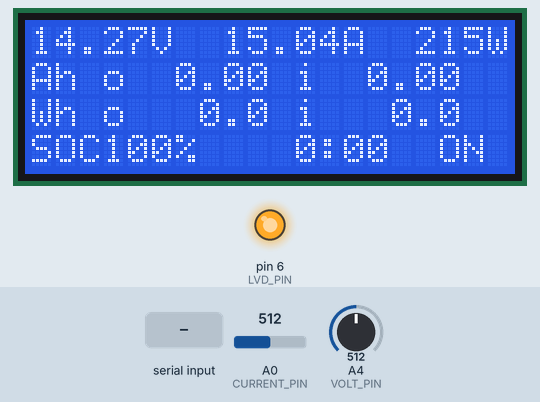
Recording of a sketch running on a simulated Arduino Uno, built with avr-gcc and run on an emulated ATmega328P. Parts: 20×4 character LCD, output pins drawn as LEDs (lit = HIGH). The inputs (shaded band) are chosen by the test bench; at power-on: A0 (CURRENT_PIN) = 512, A4 (VOLT_PIN) = 512. EEPROM starts erased; what the sketch prints to the serial monitor is not drawn.

Above: at 0.6 s.
1.3 s: "z90\n" received over Serial
At 2.7 s:
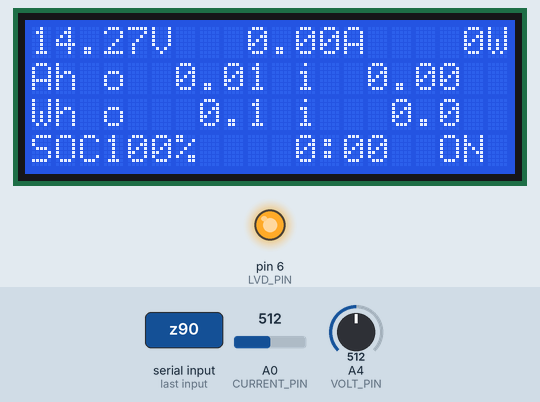
3.0 s: A0 (CURRENT_PIN) set to 306
At 4.4 s:
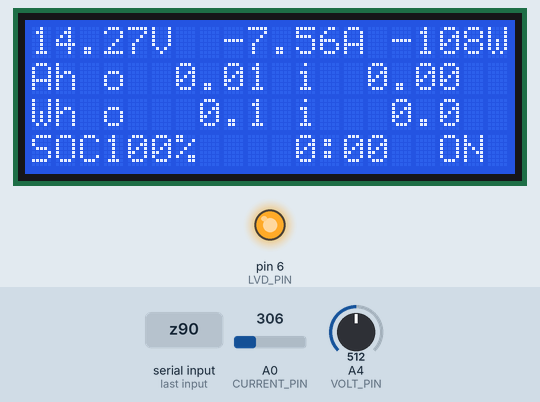
6.0 s: A4 (VOLT_PIN) set to 716
At 6.7 s:
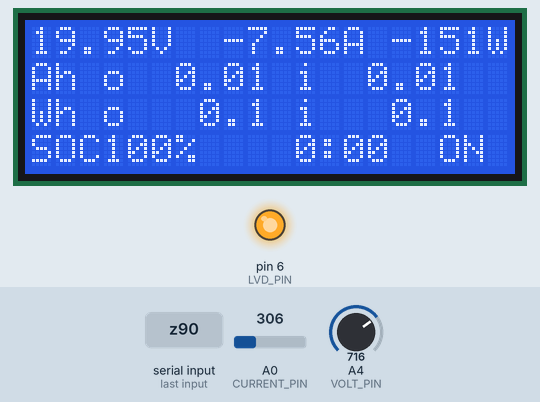
9.0 s: "R\n" received over Serial
At 10.3 s:
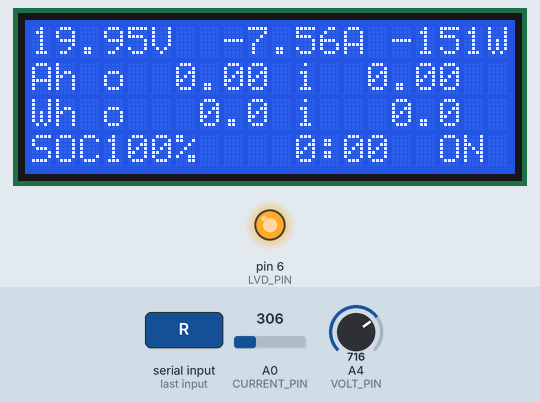
12.0 s: A0 (CURRENT_PIN) set to 122
At 13.4 s:
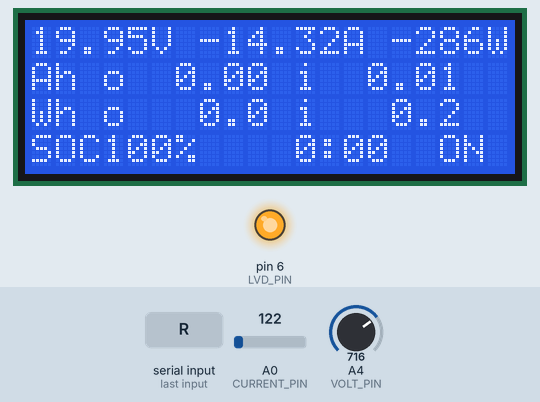
14.1 s: A4 (VOLT_PIN) set to 900
At 15.9 s:
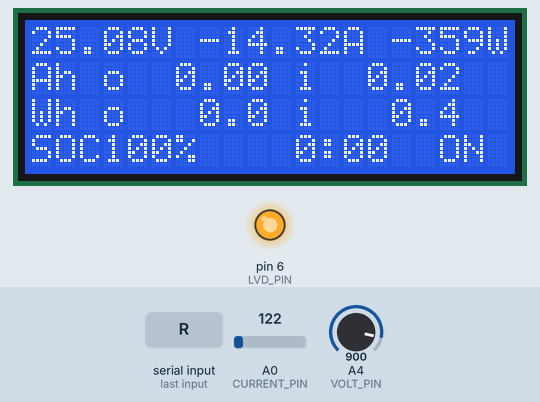
Timing chart, 0 to 17.4 s (numbered marks = the images above; inputs shaded):
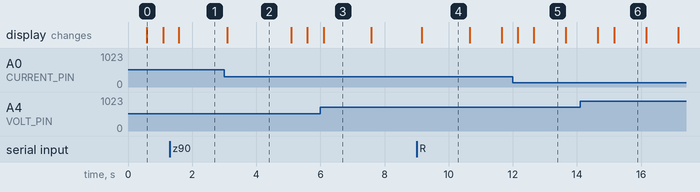

Measured:
- after the input at 1.3 s, the display: changes after 0.29 s (image 1)
- after the input at 3.0 s, the display: changes after 0.10 s (image 2)
- after the input at 6.0 s, the display: changes after 0.10 s (image 3)
- after the input at 12.0 s, the display: first changes after 0.16 s (image 5 shows a later state)
- what the display in image 0 shows lasts 0.5 s, from 0.6 s to 1.1 s
- what the display in image 2 shows lasts 2.0 s, from 3.1 s to 5.1 s
- what the display in image 4 shows lasts 1.5 s, from 9.2 s to 10.7 s

The sketch:

AhMeter.ino
```cpp
/*
  AhMeter - DIY Volt / Amp / Watt / Amp-hour / Watt-hour meter
  Steve Spence, KK4HFJ  -  2012 original, 2026 rewrite

  Hardware: Arduino Uno/Nano (ATmega328P), Allegro ACS71x Hall current
  sensor on A0, resistor divider on A4, HD44780 20x4 LCD in 4-bit mode.
  All hardware settings live in config.h.

  What changed vs. the 2012 sketch (see docs/CHANGES-FROM-2012.md):
   - Ah and Wh are integrated every sample with the measured dt
     (the old code multiplied an average by total time, and used present
     voltage x total Ah for Wh).
   - 64-bit integer accumulators: no overflow, no float drift.
   - Supply voltage is measured with the internal bandgap, so the voltage
     reading no longer assumes Vcc = exactly 5.000 V.
   - Bidirectional sensors supported: separate charge-in / discharge-out
     totals and a state-of-charge gauge.
   - Zero and voltage calibration from the serial port, stored in EEPROM.
   - Optional low voltage disconnect output with hysteresis.
   - Totals saved to EEPROM periodically to survive brownouts.
   - Non-blocking loop, millis() rollover safe, CSV output for logging.

  Serial commands (115200, newline terminated):
    ?          help
    z          zero the current sensor (run with NO current flowing)
    v 12.84    calibrate voltage to a reading from a trusted meter
    r          reset Ah/Wh totals and run time
    s          save totals to EEPROM now
    c          toggle CSV / human readable output
*/

#include <LiquidCrystal.h>
#include <EEPROM.h>
#include "config.h"
#include "energy.h"

using namespace ahm;

LiquidCrystal lcd(LCD_PINS);

// ---------------------------------------------------------------------------
// Persistent settings
// ---------------------------------------------------------------------------
static const uint16_t SETTINGS_MAGIC = 0xA4E1;
static const uint16_t TOTALS_MAGIC   = 0xA4E2;
static const int SETTINGS_ADDR = 0;
static const int TOTALS_ADDR   = 32;

struct Settings {
  uint16_t magic;
  int32_t  zeroSum;   // oversampled ADC sum at 0 A
  float    vScale;    // voltage calibration factor
  uint8_t  csv;       // 1 = CSV serial output
};

struct SavedTotals {
  uint16_t magic;
  Totals   t;
};

Settings cfg;
Totals totals;
#if LVD_PIN >= 0
Lvd lvd(LVD_OFF_V, LVD_ON_V, LVD_DELAY_MS);
#endif

const float DIVIDER_RATIO = (DIVIDER_R1_OHMS + DIVIDER_R2_OHMS) / DIVIDER_R2_OHMS;

// Latest readings
float volts = 0, amps = 0, watts = 0, vccMv = 5000;

// ---------------------------------------------------------------------------
// ADC helpers
// ---------------------------------------------------------------------------
int32_t readOversampled(uint8_t pin) {
  analogRead(pin);                       // discard first read after mux change
  int32_t sum = 0;
  for (uint8_t i = 0; i < OVERSAMPLE; i++) sum += analogRead(pin);
  return sum;
}

// Measure Vcc against the internal 1.1 V bandgap (ATmega328P / 168 / 32U4).
float readVccMv() {
#if defined(__AVR_ATmega328P__) || defined(__AVR_ATmega168__) || defined(__AVR_ATmega32U4__)
  #if defined(__AVR_ATmega32U4__)
  ADMUX = _BV(REFS0) | _BV(MUX4) | _BV(MUX3) | _BV(MUX2) | _BV(MUX1);
  #else
  ADMUX = _BV(REFS0) | _BV(MUX3) | _BV(MUX2) | _BV(MUX1);
  #endif
  delay(2);                              // let the bandgap settle
  uint32_t sum = 0;
  for (uint8_t i = 0; i < 9; i++) {
    ADCSRA |= _BV(ADSC);
    while (bit_is_set(ADCSRA, ADSC)) {}
    if (i) sum += ADC;                   // drop the first conversion
  }
  if (sum == 0) return 5000.0f;
  return BANDGAP_MV * 1024.0f * 8.0f / (float)sum;
#else
  return 5000.0f;                        // other MCUs: assume nominal
#endif
}

// ---------------------------------------------------------------------------
// EEPROM
// ---------------------------------------------------------------------------
void loadSettings() {
  EEPROM.get(SETTINGS_ADDR, cfg);
  if (cfg.magic != SETTINGS_MAGIC || !(cfg.vScale > 0.5f && cfg.vScale < 2.0f)) {
    cfg.magic   = SETTINGS_MAGIC;
    cfg.zeroSum = (int32_t)((SENSOR_ZERO_MV / 5000.0f) * 1024.0f * OVERSAMPLE + 0.5f);
    cfg.vScale  = 1.0f;
    cfg.csv     = 0;
  }
}
void saveSettings() { EEPROM.put(SETTINGS_ADDR, cfg); }   // put() only writes changed bytes

void loadTotals() {
  SavedTotals s;
  EEPROM.get(TOTALS_ADDR, s);
  if (s.magic == TOTALS_MAGIC) totals = s.t; else totals.reset();
}
void saveTotals() {
  SavedTotals s;
  s.magic = TOTALS_MAGIC;
  s.t = totals;
  EEPROM.put(TOTALS_ADDR, s);
}

// ---------------------------------------------------------------------------
// Measurement
// ---------------------------------------------------------------------------
void sample(uint32_t dtMs) {
  int32_t iSum = readOversampled(CURRENT_PIN);
  int32_t vSum = readOversampled(VOLT_PIN);

  amps = countsToAmps(iSum, cfg.zeroSum, OVERSAMPLE, SENSOR_MV_PER_AMP);
  if (SENSOR_INVERT) amps = -amps;
  if (fabs(amps) < CURRENT_DEADBAND_A) amps = 0;

  volts = countsToVolts(vSum, OVERSAMPLE, vccMv, DIVIDER_RATIO, cfg.vScale);
  watts = volts * amps;

  totals.add(volts, amps, dtMs);

#if LVD_PIN >= 0
  bool on = lvd.update(volts, dtMs);
  digitalWrite(LVD_PIN, (on == (bool)LVD_ACTIVE_HIGH) ? HIGH : LOW);
#endif
}

// ---------------------------------------------------------------------------
// Output
// ---------------------------------------------------------------------------
float soc() {
  return stateOfChargePct(totals, BATTERY_CAPACITY_AH, BATTERY_START_SOC, CHARGE_EFFICIENCY);
}

bool lvdOn() {
#if LVD_PIN >= 0
  return lvd.loadOn;
#else
  return true;
#endif
}

// Write a full LCD row, padded with spaces so shorter numbers don't leave
// stale digits behind (a bug in the 2012 sketch).
void lcdRow(uint8_t row, const char* text) {
  char buf[LCD_COLS + 1];
  uint8_t i = 0;
  for (; i < LCD_COLS && text[i]; i++) buf[i] = text[i];
  for (; i < LCD_COLS; i++) buf[i] = ' ';
  buf[LCD_COLS] = 0;
  lcd.setCursor(0, row);
  lcd.print(buf);
}

void updateLcd() {
  char line[32], a[10], b[10], c[10];

  dtostrf(volts, 5, 2, a);
  dtostrf(amps, 6, 2, b);
  snprintf(line, sizeof line, "%sV %sA%5dW", a, b, (int)lround(watts));
  lcdRow(0, line);

  dtostrf(totals.ahOut(), 6, 2, a);
  dtostrf(totals.ahIn(), 6, 2, b);
  snprintf(line, sizeof line, "Ah o%s i%s", a, b);
  lcdRow(1, line);

  dtostrf(totals.whOut(), 6, 1, a);
  dtostrf(totals.whIn(), 6, 1, b);
  snprintf(line, sizeof line, "Wh o%s i%s", a, b);
  lcdRow(2, line);

  uint32_t h = totals.seconds / 3600UL;
  uint8_t m = (totals.seconds / 60UL) % 60;
  float s = soc();
  if (s >= 0) snprintf(c, sizeof c, "%3d%%", (int)lround(s)); else strcpy(c, "  --");
  snprintf(line, sizeof line, "SOC%s %4lu:%02u %s", c, (unsigned long)h, m, lvdOn() ? " ON" : "OFF");
  lcdRow(3, line);
}

void printSerial() {
  if (cfg.csv) {
    // ms,volts,amps,watts,ah_out,ah_in,wh_out,wh_in,soc,load_on,vcc_mv
    Serial.print(millis());            Serial.print(',');
    Serial.print(volts, 3);            Serial.print(',');
    Serial.print(amps, 3);             Serial.print(',');
    Serial.print(watts, 2);            Serial.print(',');
    Serial.print(totals.ahOut(), 4);   Serial.print(',');
    Serial.print(totals.ahIn(), 4);    Serial.print(',');
    Serial.print(totals.whOut(), 3);   Serial.print(',');
    Serial.print(totals.whIn(), 3);    Serial.print(',');
    Serial.print(soc(), 1);            Serial.print(',');
    Serial.print(lvdOn() ? 1 : 0);     Serial.print(',');
    Serial.println(vccMv, 0);
  } else {
    Serial.print(F("V="));      Serial.print(volts, 2);
    Serial.print(F("  A="));    Serial.print(amps, 2);
    Serial.print(F("  W="));    Serial.print(watts, 1);
    Serial.print(F("  Ah out/in/net="));
    Serial.print(totals.ahOut(), 3); Serial.print('/');
    Serial.print(totals.ahIn(), 3);  Serial.print('/');
    Serial.print(totals.ahNet(), 3);
    Serial.print(F("  Wh out/in="));
    Serial.print(totals.whOut(), 2); Serial.print('/');
    Serial.print(totals.whIn(), 2);
    Serial.print(F("  h="));    Serial.print(totals.seconds / 3600.0f, 3);
    Serial.print(F("  SOC="));  Serial.print(soc(), 1);
    Serial.print(F("%  load=")); Serial.print(lvdOn() ? F("ON") : F("OFF"));
    Serial.print(F("  Vcc="));  Serial.println(vccMv, 0);
  }
}

void printCsvHeader() {
  Serial.println(F("ms,volts,amps,watts,ah_out,ah_in,wh_out,wh_in,soc,load_on,vcc_mv"));
}

// ---------------------------------------------------------------------------
// Serial commands
// ---------------------------------------------------------------------------
void help() {
  Serial.println(F("Commands: ?=help  z=zero current (no load!)  v <volts>=calibrate"));
  Serial.println(F("          r=reset totals  s=save totals  c=toggle CSV"));
}

void handleCommand(char* cmd) {
  while (*cmd == ' ') cmd++;
  switch (cmd[0]) {
    case '?': help(); break;

    case 'z': case 'Z': {
      int32_t sum = 0;
      for (uint8_t i = 0; i < 32; i++) { sum += readOversampled(CURRENT_PIN); delay(5); }
      cfg.zeroSum = (sum + 16) / 32;
      saveSettings();
      Serial.print(F("Zero set: ")); Serial.print(cfg.zeroSum / (float)OVERSAMPLE, 2);
      Serial.println(F(" counts"));
      break;
    }

    case 'v': case 'V': {
      float actual = atof(cmd + 1);
      if (actual <= 0) { Serial.println(F("Usage: v 12.84")); break; }
      int32_t vSum = readOversampled(VOLT_PIN);
      float raw = countsToVolts(vSum, OVERSAMPLE, vccMv, DIVIDER_RATIO, 1.0f);
      if (raw < 0.5f) { Serial.println(F("Voltage too low to calibrate")); break; }
      float scale = actual / raw;
      if (scale < 0.5f || scale > 2.0f) { Serial.println(F("Out of range - check divider")); break; }
      cfg.vScale = scale;
      saveSettings();
      Serial.print(F("Voltage scale = ")); Serial.println(cfg.vScale, 5);
      break;
    }

    case 'r': case 'R':
      totals.reset();
      saveTotals();
      Serial.println(F("Totals reset"));
      break;

    case 's': case 'S':
      saveTotals();
      Serial.println(F("Totals saved"));
      break;

    case 'c': case 'C':
      cfg.csv = !cfg.csv;
      saveSettings();
      if (cfg.csv) printCsvHeader();
      break;

    default:
      if (cmd[0]) help();
  }
}

void pollSerial() {
  static char buf[24];
  static uint8_t len = 0;
  while (Serial.available()) {
    char ch = Serial.read();
    if (ch == '\n' || ch == '\r') {
      if (len) { buf[len] = 0; handleCommand(buf); len = 0; }
    } else if (len < sizeof(buf) - 1) {
      buf[len++] = ch;
    }
  }
}

// ---------------------------------------------------------------------------
// Setup / loop
// ---------------------------------------------------------------------------
uint32_t lastSample, lastDisplay, lastSerial, lastVcc, lastPersist;

void setup() {
  Serial.begin(SERIAL_BAUD);
  lcd.begin(LCD_COLS, LCD_ROWS);
  lcdRow(0, "AhMeter  KK4HFJ");
  lcdRow(1, "starting...");

#if LVD_PIN >= 0
  pinMode(LVD_PIN, OUTPUT);
  digitalWrite(LVD_PIN, LVD_ACTIVE_HIGH ? HIGH : LOW);   // load on at boot
#endif

  loadSettings();
  loadTotals();
  vccMv = readVccMv();

  help();
  if (cfg.csv) printCsvHeader();

  lastSample = lastDisplay = lastSerial = lastVcc = lastPersist = millis();
}

void loop() {
  const uint32_t now = millis();   // unsigned subtraction below is rollover safe

  pollSerial();

  if (now - lastVcc >= 1000UL) {
    lastVcc = now;
    vccMv = readVccMv();
  }

  if (now - lastSample >= SAMPLE_INTERVAL_MS) {
    const uint32_t dt = now - lastSample;   // real elapsed time, not assumed
    lastSample = now;
    sample(dt);
  }

  if (now - lastDisplay >= DISPLAY_INTERVAL_MS) {
    lastDisplay = now;
    updateLcd();
  }

  if (now - lastSerial >= SERIAL_INTERVAL_MS) {
    lastSerial = now;
    printSerial();
  }

#if PERSIST_TOTALS_MIN > 0
  if (now - lastPersist >= PERSIST_TOTALS_MIN * 60000UL) {
    lastPersist = now;
    saveTotals();
  }
#endif
}
```

energy.h
```cpp
// energy.h - hardware-independent math for the Ah/Wh meter.
// No Arduino headers here on purpose: this file is compiled on the host
// by test/test_energy.cpp so the integration math can be unit tested.
#pragma once
#include <stdint.h>

namespace ahm {

// ---------------------------------------------------------------------------
// Current sensor conversion (Allegro ACS71x family, ratiometric output)
// ---------------------------------------------------------------------------
// The ACS71x output is ratiometric: both the zero-current offset and the
// sensitivity scale with Vcc. If we work in ADC counts (also ratiometric to
// Vcc when using the DEFAULT reference) the Vcc term cancels out, so current
// does NOT need the Vcc correction that the voltage channel needs.
//
//   amps = (counts - zeroCounts) * (5000 mV / 1024) / sens_mV_per_A
//
// sumCounts / zeroSum are oversampled sums (OVERSAMPLE readings added).
inline float countsToAmps(int32_t sumCounts, int32_t zeroSum,
                          uint8_t oversample, float sensMvPerAmp) {
  const float counts = (float)(sumCounts - zeroSum) / (float)oversample;
  return counts * (5000.0f / 1024.0f) / sensMvPerAmp;
}

// ---------------------------------------------------------------------------
// Voltage channel
// ---------------------------------------------------------------------------
// vccMv  : measured supply (via the internal 1.1 V bandgap), not assumed 5.000
// ratio  : (R1 + R2) / R2
// scale  : user calibration factor (1.0 = uncalibrated), set with the "v" cmd
inline float countsToVolts(int32_t sumCounts, uint8_t oversample,
                           float vccMv, float ratio, float scale) {
  const float pinMv = ((float)sumCounts / (float)oversample) * vccMv / 1024.0f;
  return pinMv * ratio * scale / 1000.0f;
}

// ---------------------------------------------------------------------------
// Coulomb / energy integrator
// ---------------------------------------------------------------------------
// Integrates I*dt and V*I*dt on every sample, using the real elapsed time of
// each interval. Accumulators are 64-bit integers in mA*ms and mW*ms, so there
// is no float precision loss and no practical overflow:
//   int64 max / (30 A * 30 V in mW) ~ 1e10 s ~ 300+ years.
// Sign convention: POSITIVE current = discharge (load drawing from battery),
//               NEGATIVE current = charge (source pushing into battery).
//   Flip SENSOR_INVERT in config.h if your sensor is mounted the other way.
struct Totals {
  int64_t mAms_out = 0;   // discharge charge,  mA*ms
  int64_t mAms_in  = 0;   // charge charge,     mA*ms
  int64_t mWms_out = 0;   // discharge energy,  mW*ms
  int64_t mWms_in  = 0;   // charge energy,     mW*ms
  uint32_t seconds = 0;   // integrated run time, whole seconds
  uint32_t msRemainder = 0;

  void reset() { *this = Totals(); }

  // dtMs is the measured interval since the previous sample.
  void add(float volts, float amps, uint32_t dtMs) {
    const int32_t mA = (int32_t)(amps * 1000.0f + (amps >= 0 ? 0.5f : -0.5f));
    const int32_t mW = (int32_t)(volts * amps * 1000.0f + (amps >= 0 ? 0.5f : -0.5f));
    if (mA >= 0) {
      mAms_out += (int64_t)mA * dtMs;
      mWms_out += (int64_t)mW * dtMs;
    } else {
      mAms_in  += (int64_t)(-mA) * dtMs;
      mWms_in  += (int64_t)(-mW) * dtMs;
    }
    msRemainder += dtMs;
    seconds += msRemainder / 1000;
    msRemainder %= 1000;
  }

  static constexpr float MAMS_PER_AH = 3.6e9f;  // 1000 mA * 3600 s * 1000 ms
  float ahOut() const { return (float)mAms_out / MAMS_PER_AH; }
  float ahIn()  const { return (float)mAms_in  / MAMS_PER_AH; }
  float ahNet() const { return (float)(mAms_out - mAms_in) / MAMS_PER_AH; }
  float whOut() const { return (float)mWms_out / MAMS_PER_AH; }
  float whIn()  const { return (float)mWms_in  / MAMS_PER_AH; }
  float whNet() const { return (float)(mWms_out - mWms_in) / MAMS_PER_AH; }
};

// Battery "gas gauge": capacity minus net discharge, with a charge
// efficiency factor (lead-acid ~0.85, LiFePO4 ~0.99).
inline float stateOfChargePct(const Totals& t, float capacityAh,
                              float startSocPct, float chargeEff) {
  if (capacityAh <= 0) return -1.0f;
  const float usedAh = t.ahOut() - t.ahIn() * chargeEff;
  float soc = startSocPct - usedAh / capacityAh * 100.0f;
  if (soc > 100.0f) soc = 100.0f;
  if (soc < 0.0f) soc = 0.0f;
  return soc;
}

// ---------------------------------------------------------------------------
// Low voltage disconnect with hysteresis and a hold-off delay
// ---------------------------------------------------------------------------
// Load is disconnected only after the voltage stays below offV for delayMs
// (so motor-start sag doesn't trip it), and reconnected once it rises above
// onV for delayMs.
struct Lvd {
  float offV, onV;
  uint32_t delayMs;
  bool loadOn = true;
  uint32_t timerMs = 0;

  Lvd(float off, float on, uint32_t delay) : offV(off), onV(on), delayMs(delay) {}

  // Returns the new load state.
  bool update(float volts, uint32_t dtMs) {
    const bool wantChange = loadOn ? (volts < offV) : (volts > onV);
    if (wantChange) {
      timerMs += dtMs;
      if (timerMs >= delayMs) { loadOn = !loadOn; timerMs = 0; }
    } else {
      timerMs = 0;
    }
    return loadOn;
  }
};

}  // namespace ahm
```

Source omitted: config.h (3002 bytes)
